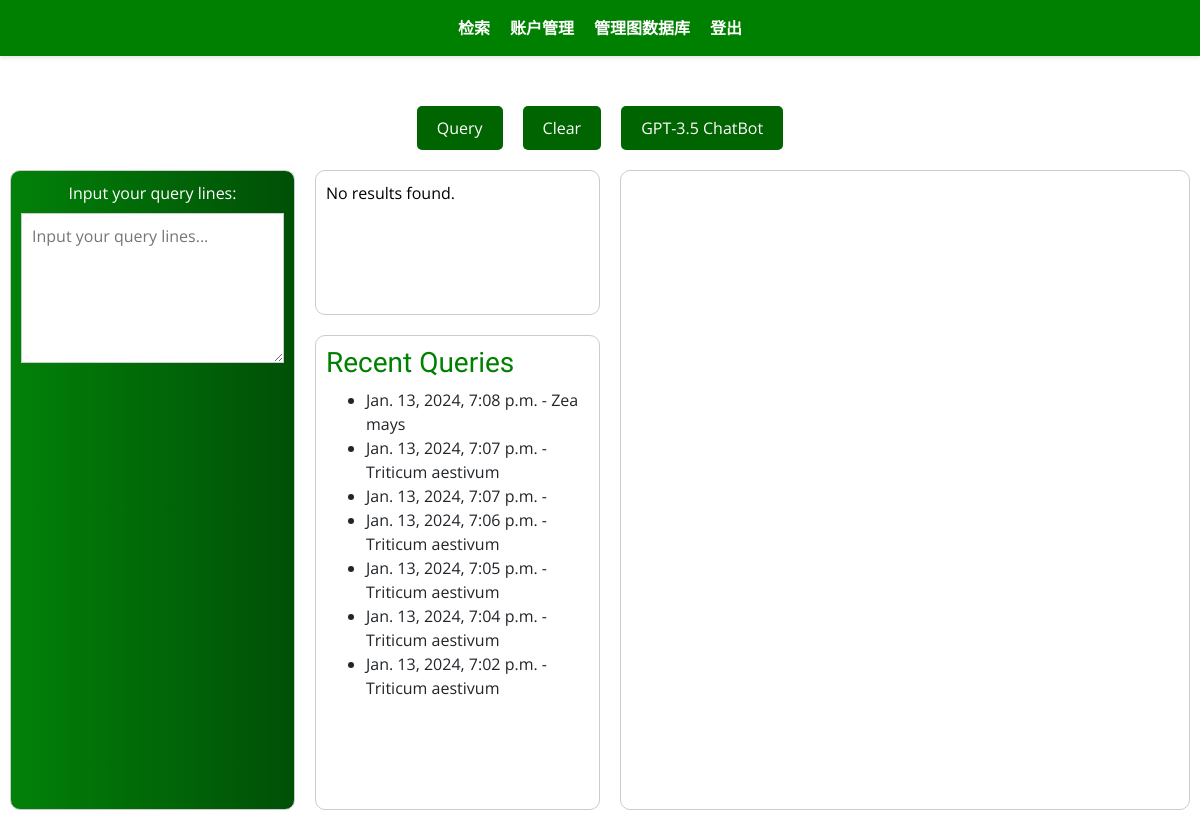
The app's page /query/ (signed in) with its own data.
### query/models.py (models this page shows, shortened)
class QueryHistory(models.Model):
    user = models.ForeignKey(
        User, on_delete=models.CASCADE, related_name="query_histories"
    )
    query_content = models.TextField()
    timestamp = models.DateTimeField(default=timezone.now)

### query/views.py (the view, shortened to what this page needs)
# urls.py: path("", QueryView.as_view(), name="query-page"),
class QueryView(LoginRequiredMixin, View):
    template_name = "query/main_query.html"
    def get(self, request, *args, **kwargs):
        context = {
            "recent_queries": QueryHistory.objects.filter(
                user=self.request.user
            ).order_by("-timestamp")[:10],
        }
        return render(request, "query/main_query.html", context)

### accounts/templatetags/custom_tags.py (called while the page is built)
@register.filter(name="has_group")
def has_group(user, group_name):
    return user.groups.filter(name=group_name).exists()

### query/templates/query/main_query.html (shortened to what this page needs)
{% extends "base.html" %}
{% load static %}
{% block css_files %}
    <link rel="stylesheet" href="{% static "query/main_query.css" %}">
    <link rel="stylesheet" href="https://stackpath.bootstrapcdn.com/bootstrap/4.5.2/css/bootstrap.min.css">
    <link rel="stylesheet" href="{% static 'css/app.css' %}">
{% endblock %}
{% block content %}
    <section id="content">
        <div id="buttons-container">
            <button type="button" class="button" id="query-button">Query</button>
            <button class="button" id="clear-button">Clear</button>
            <button class="button" id="chatbot-button">GPT-3.5 ChatBot</button>
        </div>
        <div id="container-for-boxes">
            <div id="input-box">
                <form method="post" action="{% url 'query-page' %}">
                    <label for="query-input" style="color: white;">Input your query lines:</label>
                    <textarea id="query-input" name="search_query" placeholder="Input your query lines..."></textarea>
                </form>
            </div>
            <div id="output-box">
                    {% if search_results %}
                        <div id="answer-output">
                            {% with sr=search_results %}
                                {% if sr.family_name %}<p>Family Name: {{ sr.family_name }}</p>{% endif %}
                                {% if sr.genus_name %}<p>Genus Name: {{ sr.genus_name }}</p>{% endif %}
                                {% if sr.binomial %}<p>Binomial: {{ sr.binomial }}</p>{% endif %}
                                {% if sr.en_name %}<p>English Name: {{ sr.en_name }}</p>{% endif %}
                                {% if sr.en_common_names %}
                                    <p>English Common Names:</p>
                                    <ul>{% for name in sr.en_common_names %}<li>{{ name }}</li>{% endfor %}</ul>
                                {% endif %}
                                {% if sr.cn_name %}<p>Chinese Name: {{ sr.cn_name }}</p>{% endif %}
                                {% if sr.cn_common_names %}
                                    <p>Chinese Common Names:</p>
                                    <ul>{% for name in sr.cn_common_names %}<li>{{ name }}</li>{% endfor %}</ul>
                                {% endif %}
                                {% if sr.diseases_and_pathogen %}
                                    <p>Diseases and Pathogens:</p>
                                    <ul>
                                        {% for item in sr.diseases_and_pathogen %}
                                            <li>{{ item.disease }}: {{ item.pathogen }}</li>
                                        {% endfor %}
                                    </ul>
                                {% endif %}
                                {% if sr.suit_humidity %}<p>Suitable Humidity: {{ sr.suit_humidity }}</p>{% endif %}
                                {% if sr.suit_temperature %}<p>Suitable Temperature: {{ sr.suit_temperature }}</p>{% endif %}
                                {% if sr.key_stages %}
                                    <p>Key Stages:</p>
                                    <ul>{% for stage in sr.key_stages %}<li>{{ stage }}</li>{% endfor %}</ul>
                                {% endif %}
                                {% if sr.suit_soil %}<p>Suitable Soil: {{ sr.suit_soil }}</p>{% endif %}
                                {% if sr.caution %}<p>Caution: {{ sr.caution }}</p>{% endif %}
                            {% endwith %}
                        </div>
                    {% else %}
                        <p>No results found.</p>
                    {% endif %}
            </div>
            <div id="recent-queries-box">
                <h3>Recent Queries</h3>
                <ul>
                    {% for query in recent_queries %}
                        <li> {{ query.timestamp }} - {{ query.query_content }}</li>
                    {% empty %}
                        <li>No recent queries.</li>
                    {% endfor %}
                </ul>
            </div>
            <div id="graph-box">
                <div id="graph-output">
                </div>
            </div>
        </div>
    </section>
{% endblock %}

### query/static/query/main_query.css (style rules this page uses)
body, textarea { font-family: 'Open Sans', sans-serif; }
#content { display: flex; flex-direction: column; align-items: center; padding: 10px; }
#buttons-container { margin-bottom: 20px; width: 100%; display: flex; justify-content: center; }
.button { padding: 10px 20px; margin: 0 10px; cursor: pointer; background-color: #006400; color: white; border: none; border-radius: 5px; }
#container-for-boxes { grid-template-columns: 1fr 1fr 2fr; grid-gap: 20px; width: 100%; height: 80vh; margin: auto; display: grid; }
#input-box, #output-box, #recent-queries-box, #graph-box { padding: 10px; border: 1px solid #ccc; background-color: white; border-radius: 10px; width: 100%; }
#input-box { grid-column: 1; grid-row: 1 / 3; background-image: linear-gradient(to right, #028108, #005007); }
#output-box, #recent-queries-box { overflow: auto; }
#output-box { grid-column: 2; grid-row: 1; text-align: left; }
#recent-queries-box { grid-column: 2; grid-row: 2; text-align: left; }
#graph-box { grid-column: 3; grid-row: 1 / 3; }
#graph-output { width: 100%; height: 100%; }
textarea { width: 100%; height: 150px; border: 1px solid #ccc; padding: 10px; box-sizing: border-box; }

### static/css/app.css (style rules this page uses)
* { box-sizing: border-box; }
button { background-color: #008000; color: #FFFFFF; padding: 10px 20px; border: none; border-radius: 5px; cursor: pointer; }
html { font-family: 'Open Sans', sans-serif; }
body { margin: 0; font-family: 'Open Sans', Arial, sans-serif; }
h1, h2, h3 { font-family: 'Kalnia', Arial, sans-serif; color: #008000; }
p { color: black; }

### records on screen
QueryHistory: timestamp "Jan. 13, 2024, 7:08 p.m.", query_content "Zea mays"
QueryHistory: timestamp "Jan. 13, 2024, 7:07 p.m.", query_content "Triticum aestivum"
QueryHistory: timestamp "Jan. 13, 2024, 7:07 p.m."
QueryHistory: timestamp "Jan. 13, 2024, 7:06 p.m.", query_content "Triticum aestivum"
QueryHistory: timestamp "Jan. 13, 2024, 7:05 p.m.", query_content "Triticum aestivum"
QueryHistory: timestamp "Jan. 13, 2024, 7:04 p.m.", query_content "Triticum aestivum"
QueryHistory: timestamp "Jan. 13, 2024, 7:02 p.m.", query_content "Triticum aestivum"
